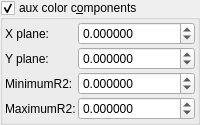
    <widget class="MyGroupBox" name="groupCheck_fold_color_aux_color_enabled_false">
     <property name="title">
      <string>aux color c&amp;omponents</string>
     </property>
     <property name="checkable">
      <bool>true</bool>
     </property>
     <layout class="QVBoxLayout" name="verticalLayout_11">
      <property name="leftMargin">
       <number>2</number>
      </property>
      <property name="topMargin">
       <number>2</number>
      </property>
      <property name="rightMargin">
       <number>2</number>
      </property>
      <property name="bottomMargin">
       <number>2</number>
      </property>
      <item>
       <layout class="QGridLayout" name="gridLayout_16" columnstretch="0,1">
        <property name="spacing">
         <number>2</number>
        </property>
        <item row="1" column="1">
         <widget class="MyDoubleSpinBox" name="spinbox3_mandelbox_color_x">
          <property name="sizePolicy">
           <sizepolicy hsizetype="Minimum" vsizetype="Maximum">
            <horstretch>0</horstretch>
            <verstretch>0</verstretch>
           </sizepolicy>
          </property>
          <property name="prefix">
           <string/>
          </property>
          <property name="suffix">
           <string/>
          </property>
          <property name="decimals">
           <number>6</number>
          </property>
          <property name="minimum">
           <double>-100.000000000000000</double>
          </property>
          <property name="maximum">
           <double>100.000000000000000</double>
          </property>
          <property name="singleStep">
           <double>0.100000000000000</double>
          </property>
         </widget>
        </item>
        <item row="3" column="1">
         <widget class="MyDoubleSpinBox" name="spinbox_mandelbox_color_Sp1">
          <property name="sizePolicy">
           <sizepolicy hsizetype="Minimum" vsizetype="Maximum">
            <horstretch>0</horstretch>
            <verstretch>0</verstretch>
           </sizepolicy>
          </property>
          <property name="prefix">
           <string/>
          </property>
          <property name="suffix">
           <string/>
          </property>
          <property name="decimals">
           <number>6</number>
          </property>
          <property name="minimum">
           <double>-100.000000000000000</double>
          </property>
          <property name="maximum">
           <double>100.000000000000000</double>
          </property>
          <property name="singleStep">
           <double>0.100000000000000</double>
          </property>
         </widget>
        </item>
        <item row="4" column="1">
         <widget class="MyDoubleSpinBox" name="spinbox_mandelbox_color_Sp2">
          <property name="sizePolicy">
           <sizepolicy hsizetype="Minimum" vsizetype="Maximum">
            <horstretch>0</horstretch>
            <verstretch>0</verstretch>
           </sizepolicy>
          </property>
          <property name="prefix">
           <string/>
          </property>
          <property name="suffix">
           <string/>
          </property>
          <property name="decimals">
           <number>6</number>
          </property>
          <property name="minimum">
           <double>-100.000000000000000</double>
          </property>
          <property name="maximum">
           <double>100.000000000000000</double>
          </property>
          <property name="singleStep">
           <double>0.100000000000000</double>
          </property>
         </widget>
        </item>
        <item row="2" column="1">
         <widget class="MyDoubleSpinBox" name="spinbox3_mandelbox_color_y">
          <property name="sizePolicy">
           <sizepolicy hsizetype="Minimum" vsizetype="Maximum">
            <horstretch>0</horstretch>
            <verstretch>0</verstretch>
           </sizepolicy>
          </property>
          <property name="prefix">
           <string/>
          </property>
          <property name="suffix">
           <string/>
          </property>
          <property name="decimals">
           <number>6</number>
          </property>
          <property name="minimum">
           <double>-100.000000000000000</double>
          </property>
          <property name="maximum">
           <double>100.000000000000000</double>
          </property>
          <property name="singleStep">
           <double>0.100000000000000</double>
          </property>
         </widget>
        </item>
        <item row="3" column="0">
         <widget class="QLabel" name="label_42">
          <property name="text">
           <string>MinimumR2:</string>
          </property>
         </widget>
        </item>
        <item row="2" column="0">
         <widget class="QLabel" name="label_41">
          <property name="text">
           <string>Y plane:</string>
          </property>
         </widget>
        </item>
        <item row="4" column="0">
         <widget class="QLabel" name="label_43">
          <property name="text">
           <string>MaximumR2:</string>
          </property>
         </widget>
        </item>
        <item row="1" column="0">
         <widget class="QLabel" name="label_29">
          <property name="text">
           <string>X plane:</string>
          </property>
         </widget>
        </item>
       </layout>
      </item>
     </layout>
    </widget>
